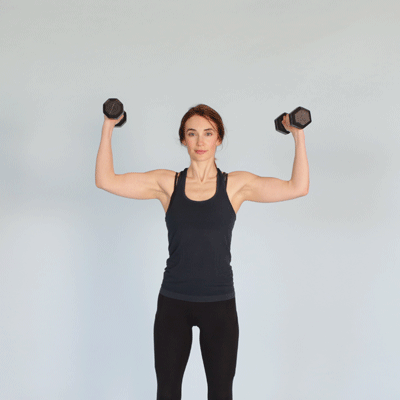
#> input picture Bicep.webp, 400 x 400 px, given in place of the camera
$ python Active_hours.py
#> lines starting #> are read from the running program, lines starting #| are printed output that depends on the picture
import cv2

# Open the webcam
cap = cv2.VideoCapture(0)  # Use 0 for the default webcam, 1 for the second, and so on

# Initialize variables
prev_frame = None
active_time = 0

while True:
    ret, frame = cap.read()
#> frame is the input picture: shape (400, 400, 3); mean B, G, R 191.3, 190.5, 188.8

    if not ret:
        break

    # Convert frame to grayscale for motion detection
    gray = cv2.cvtColor(frame, cv2.COLOR_BGR2GRAY)
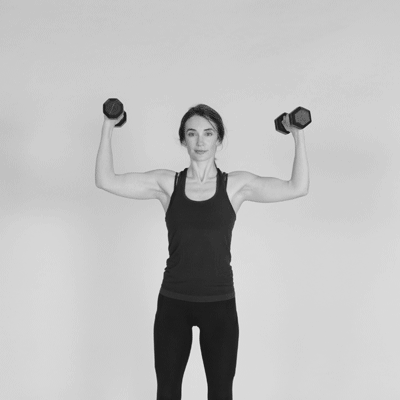
#> gray: shape (400, 400); min 25, max 229, mean 190.1
    gray = cv2.GaussianBlur(gray, (21, 21), 0)
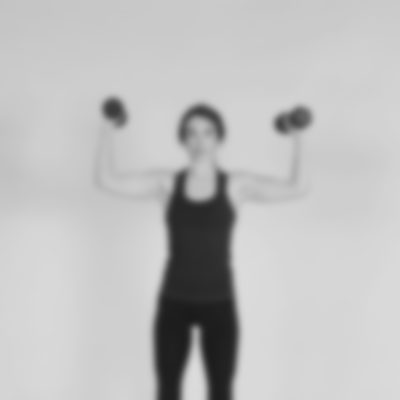
#> gray: shape (400, 400); min 27, max 219, mean 190.1

    if prev_frame is None:
        prev_frame = gray
        continue

    frame_diff = cv2.absdiff(prev_frame, gray)
    thresh = cv2.threshold(frame_diff, 30, 255, cv2.THRESH_BINARY)[1]

    # Count active frames
    active_pixels = cv2.countNonZero(thresh)
    if active_pixels > 1000:  # Adjust this threshold as needed
        active_time += 1

    prev_frame = gray

    # Display active seconds on the video frame
    cv2.putText(frame, f"Active Seconds: {active_time}", (10, 30), cv2.FONT_HERSHEY_SIMPLEX, 1, (0, 255, 0), 2)

    # Display the frame with motion detected
    cv2.imshow("Motion Detection", frame)

    if cv2.waitKey(1) & 0xFF == ord('q'):
        break

cap.release()
cv2.destroyAllWindows()
